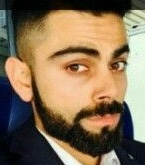
#> input picture FaceRecognition/Data/Training/Virat/1.jpg, 145 x 165 px
$ jupyter execute --allow-errors myFaceRecognition.ipynb   (shell and % lines are left out)   (text cells are left out)
#> lines starting #> are read from the running program, lines starting #| are printed output that depends on the picture; pictures that were not available may be replaced by others from this repository, and a replacement may not be noted
#> further down, image is the input picture: shape (165, 145, 3); mean B, G, R 85.1, 111.8, 132.9
[cell 1]
from skimage import feature
from sklearn.model_selection import train_test_split
from sklearn.metrics import classification_report
from sklearn.ensemble import RandomForestClassifier
from imutils import paths
import cv2
import numpy as np
import pickle as cPickle
from google.colab.patches import cv2_imshow

[cell 2]
def getLBPH(image, eps=1e-7):

		lbp = feature.local_binary_pattern(image, numPoints,radius, method="uniform")
		(hist, _) = np.histogram(lbp.ravel(),
			bins=np.arange(0, numPoints + 3),
			range=(0, numPoints + 2))

		hist = hist.astype("float")
		hist /= (hist.sum() + eps)

		return hist

[cell 3]
def getFace(frame):

  # load the face detector
  detector = cv2.CascadeClassifier("machinelearning/FaceDetection/Cascades/haarcascade_frontalface_default.xml")

  gray = cv2.cvtColor(frame, cv2.COLOR_BGR2GRAY)
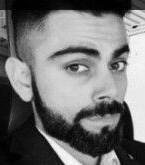
#> gray: shape (165, 145); min 0, max 253, mean 115.1

  faceRects = detector.detectMultiScale(gray, scaleFactor=1.05, minNeighbors=5, minSize=(30, 30), flags=cv2.CASCADE_SCALE_IMAGE)
#> faceRects = ()

  # loop over the faces and draw a rectangle around each
  if len(faceRects)>0:
      for (x, y, w, h) in faceRects:
          faceIMG = gray[y:y+h,x:x+w]
          cv2.rectangle(image, (x, y), (x + w, y + h), (255,0, 0), 3)
          return faceIMG

[cell 4]
numPoints = 24
radius = 8

detector = cv2.CascadeClassifier("machinelearning/FaceRecognition/Cascade/haarcascade_frontalface_default.xml")

data = []
labels = []

#> (a cell that did not finish here is left out)

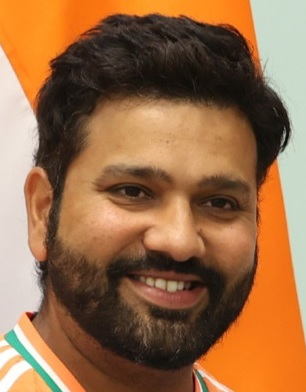
#> input picture FaceRecognition/Data/Training/Rohit/1.jpg, 306 x 392 px, given as the content of the folder machinelearning/FaceRecognition/Data/Testing, which was not available
#> further down, image is the input picture: shape (392, 306, 3); mean B, G, R 71.7, 107.3, 150.5
#> `gray = cv2.cvtColor(image, cv2.COLOR_BGR2GRAY)`:
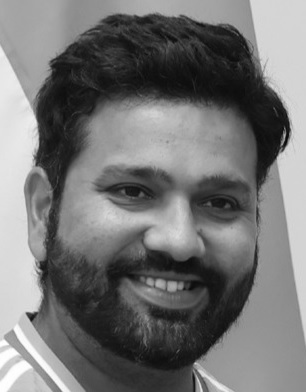
#> gray: shape (392, 306); min 8, max 255, mean 116.1
#> `faceRects = detector.detectMultiScale(gray, scaleFactor=1.05, minNeigh..`: faceRects = [[49, 108, 235, 235]]
	labels.append(imagePath.split("/")[-2])
	data.append(hist)

[cell 6]
model = RandomForestClassifier(n_estimators=20, random_state=42)
#> (the rest of this cell did not finish here and is left out)

#> (a cell that did not finish here is left out)

#> (a cell that did not finish here is left out)

#> (a cell that did not finish here is left out)
